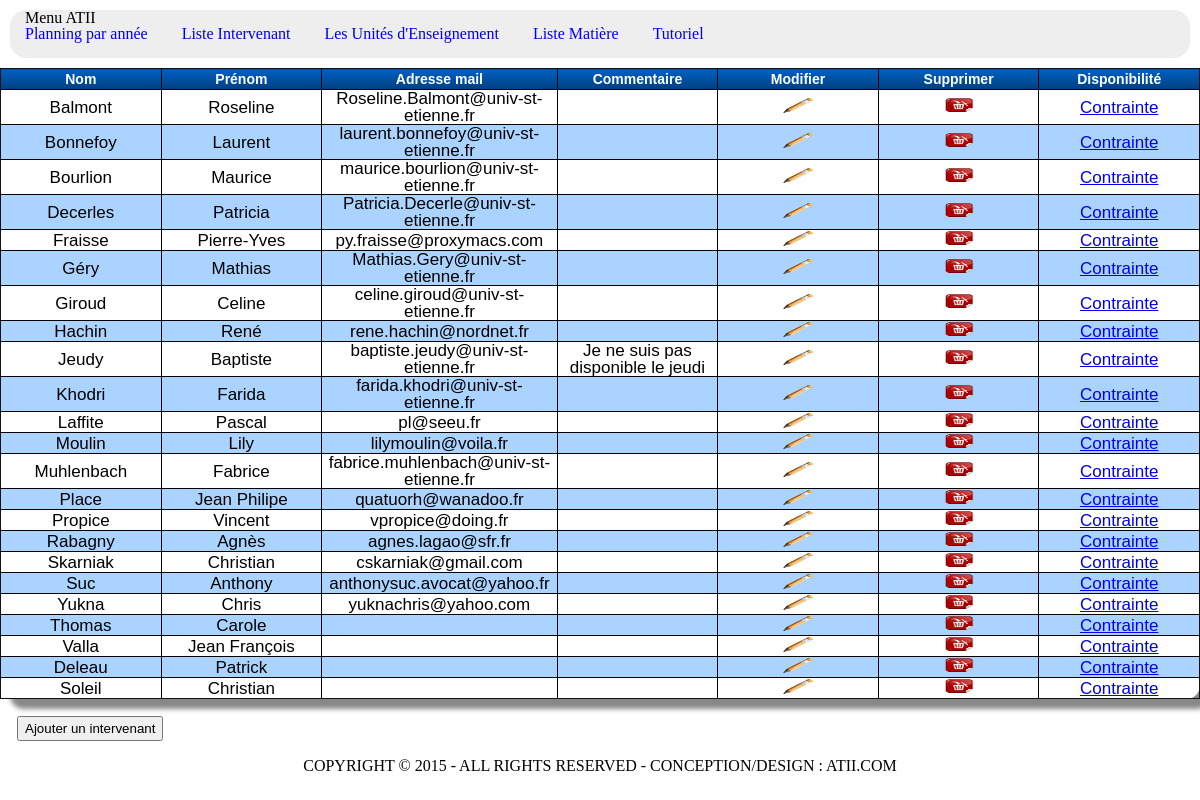
The app's page /intervenant.php with its own data.
### tables this page shows
CREATE TABLE IF NOT EXISTS `intervenant` (
  `id_inter` int(11) NOT NULL AUTO_INCREMENT,
  `nom_inter` varchar(25) NOT NULL,
  `prenom` varchar(25) NOT NULL,
  `commentaire` text NOT NULL,
  `email` varchar(50) NOT NULL,
  PRIMARY KEY (`id_inter`)
);

### intervenant.php (the view, shortened to what this page needs)
<!DOCTYPE html>
<html>
    <head>
        <link rel="stylesheet" type="text/css" href="css/reset.css">
        <link rel="stylesheet" type="text/css" href="css/style.css">
    </head>
    <body>
	<?php
	 include("header.php");
	 include("connexion.php");
		$requette=$bd->query("SELECT * FROM intervenant") or die(print_r($bd->errorInfo()));
		?>
		<table border="1" class="CSSTableGenerator">
		<tr>
			<td>Nom</td>
			<td>Prénom</td>
			<td>Adresse mail</td>
			<td>Commentaire</td>
			<td>Modifier</td>
			<td>Supprimer</td>
			<td>Disponibilité</td>
		</tr>
		<?php
		while ($intervenant=$requette->fetch()) {
			?>
			<tr>
				<td><?php echo $intervenant['nom_inter']; ?></td>
				<td><?php echo $intervenant['prenom']; ?></td>
				<td><?php echo $intervenant['email']; ?></td>
				<td><?php echo $intervenant['commentaire']; ?></td>
				<td><a href="#" class="modifier" id="<?php echo $intervenant['id_inter']; ?>"><img src="images/modif.png" width="30" height="15"></a></td>
				<td><a href="#" class="supprimer" data-num="<?php echo $intervenant['id_inter']; ?>"><img src="images/sup.png" width="30" height="15"></a></td>
				<td><a href="contrainte.php?id=<?php echo $intervenant['id_inter']; ?>">Contrainte</a></td>
			</tr>
			<?php
		}
		?>
		</table>
		<div>
			<a href="#" id="ajouter"><button class="button_inter">Ajouter un intervenant</button></a>
		</div>
		<?php
	 include("footer.php"); ?>

### header.php
<div class="FixedPos">
<nav class="menu">
    <h3 style="margin-left: 15px;">Menu ATII</h3>
    <ul>
        <li><a style="text-decoration: none;" href="index.php">Planning par année</a></li>
        <li><a style="text-decoration: none;" href="intervenant.php">Liste Intervenant</a></li>
        <li><a style="text-decoration: none;" href="unite_enseignement.php">Les Unités d'Enseignement</a></li>
        <li><a style="text-decoration: none;" href="matiere.php">Liste Matière</a></li>
        <li><a style="text-decoration: none;" href="tuto_index.php">Tutoriel</a></li>
    </ul>
    <br/>
</nav>

### footer.php
    <footer id="pied_de_page">
        <p>COPYRIGHT  © 2015 -  ALL RIGHTS RESERVED - CONCEPTION/DESIGN : ATII.COM</p>
    </footer>
    </body>
</html>

### css/style.css (style rules this page uses)
.menu { background: #eeeeee; margin: 10px 10px; border-radius: 16px; }
.FixedPos { width: 100%; }
.menu ul li { display : inline; margin : 0 15px; list-style: none; }
table tr { border: 1px solid #111; }
table td { border: 1px solid #111; width: 200px; border: 1px solid #111; margin-bottom: -1px; height: 20px; }
@media only screen and (max-width: 1439px) { table td { width: 150px; } }
.button_inter { height: 25px; margin: 17px; }
.CSSTableGenerator { margin:0px;padding:0px; width:100%; box-shadow: 10px 10px 5px #888888; border:1px solid #000000; -moz-border-radius-bottomleft:14px; -webkit-border-bottom-left-radius:14px; border-bottom-left-radius:14px; -moz-border-radius-bottomright:14px; -webkit-border-bottom-right-radius:14px; border-bottom-right-radius:14px; -moz-border-radius-topright:14px; -webkit-border-top-right-radius:14px; border-top-right-radius:14px; -moz-border-radius-topleft:14px; -webkit-border-top-left-radius:14px; border-top-left-radius:14px; }
.CSSTableGenerator tr:last-child td:last-child { -moz-border-radius-bottomright:14px; -webkit-border-bottom-right-radius:14px; border-bottom-right-radius:14px; }
.CSSTableGenerator tr:last-child td:first-child { -moz-border-radius-bottomleft:14px; -webkit-border-bottom-left-radius:14px; border-bottom-left-radius:14px; }
.CSSTableGenerator tr:nth-child(odd) { background-color:#aad4ff; }
.CSSTableGenerator tr:nth-child(even) { background-color:#ffffff; }
.CSSTableGenerator td { vertical-align:middle; border:1px solid #000000; border-width:0px 1px 1px 0px; text-align:center; font-size:17px; font-family:Arial; font-weight:normal; color:#000000; }
.CSSTableGenerator tr:last-child td { border-width:0px 1px 0px 0px; }
.CSSTableGenerator tr td:last-child { border-width:0px 0px 1px 0px; }
.CSSTableGenerator tr:last-child td:last-child { border-width:0px 0px 0px 0px; }
.CSSTableGenerator tr:first-child td { background:-o-linear-gradient(bottom, #005fbf 5%, #003f7f 100%); background:-webkit-gradient( linear, left top, left bottom, color-stop(0.05, #005fbf), color-stop(1, #003f7f) ); background:-moz-linear-gradient( center top, #005fbf 5%, #003f7f 100% ); filter:progid:DXImageTransform.Microsoft.gradient(startColorstr="#005fbf", endColorstr="#003f7f"); background: -o-linear-gradient(top,#005fbf,003f7f); background-color:#005fbf; border:0px solid #000000; text-align:center; border-width:0px 0px 1px 1px; font-size:14px; font-family:Arial; font-weight:bold; color:#ffffff; }
.CSSTableGenerator tr:first-child td:first-child { border-width:0px 0px 1px 0px; }
.CSSTableGenerator tr:first-child td:last-child { border-width:0px 0px 1px 1px; }
#pied_de_page { clear: both; text-align: center; }

### records on screen
intervenant: nom_inter "Balmont", prenom "Roseline", email "Roseline.Balmont@univ-st-etienne.fr"
intervenant: nom_inter "Bonnefoy", prenom "Laurent", email "laurent.bonnefoy@univ-st-etienne.fr"
intervenant: nom_inter "Bourlion", prenom "Maurice", email "maurice.bourlion@univ-st-etienne.fr"
intervenant: nom_inter "Decerles", prenom "Patricia", email "Patricia.Decerle@univ-st-etienne.fr"
intervenant: nom_inter "Fraisse", prenom "Pierre-Yves", email "py.fraisse@proxymacs.com"
intervenant: nom_inter "Géry", prenom "Mathias", email "Mathias.Gery@univ-st-etienne.fr"
intervenant: nom_inter "Giroud", prenom "Celine", email "celine.giroud@univ-st-etienne.fr"
intervenant: nom_inter "Hachin", prenom "René", email "rene.hachin@nordnet.fr"
intervenant: nom_inter "Jeudy", prenom "Baptiste", email "baptiste.jeudy@univ-st-etienne.fr", commentaire "Je ne suis pas disponible le jeudi"
intervenant: nom_inter "Khodri", prenom "Farida", email "farida.khodri@univ-st-etienne.fr"
intervenant: nom_inter "Laffite", prenom "Pascal", email "pl@seeu.fr"
intervenant: nom_inter "Moulin", prenom "Lily", email "lilymoulin@voila.fr"
intervenant: nom_inter "Muhlenbach", prenom "Fabrice", email "fabrice.muhlenbach@univ-st-etienne.fr"
intervenant: nom_inter "Place", prenom "Jean Philipe", email "quatuorh@wanadoo.fr"
intervenant: nom_inter "Propice", prenom "Vincent", email "vpropice@doing.fr"
intervenant: nom_inter "Rabagny", prenom "Agnès", email "agnes.lagao@sfr.fr"
intervenant: nom_inter "Skarniak", prenom "Christian", email "cskarniak@gmail.com"
intervenant: nom_inter "Suc", prenom "Anthony", email "anthonysuc.avocat@yahoo.fr"
intervenant: nom_inter "Yukna", prenom "Chris", email "yuknachris@yahoo.com"
intervenant: nom_inter "Thomas", prenom "Carole"
intervenant: nom_inter "Valla", prenom "Jean François"
intervenant: nom_inter "Deleau", prenom "Patrick"
intervenant: nom_inter "Soleil", prenom "Christian"
